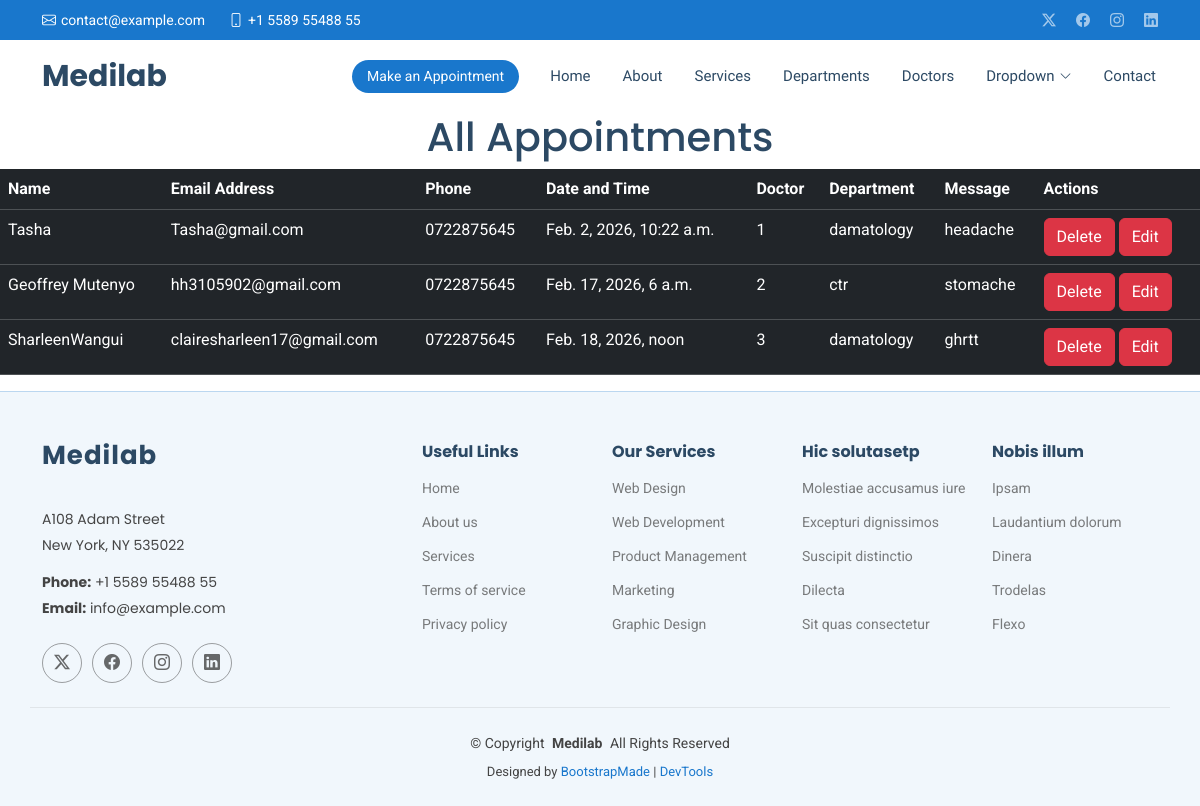
Page /show/ on the committed database.
### healthapp/models.py (models this page shows, shortened)
class Myappointment(models.Model):
        name = models.CharField(max_length=100)
        email = models.EmailField()
        phone = models.CharField(max_length=20)
        datetime = models.DateTimeField()
        department = models.CharField(max_length=100)
        doctor = models.CharField(max_length=100)
        message = models.TextField()

### healthapp/views.py (the view)
# urls.py: path('show/', views.show, name='show'),
def show(request):
    allappointment =Myappointment.objects.all()
    return render(request, 'show.html', {'allappointment':allappointment})

### templates/show.html
{% extends 'starter-page.html' %}
{% load static %}
{% block content %}
    <h1 class="text-center">All Appointments</h1>
    <table class="table table-dark">
    <tr>
        <th>Name</th>
        <th>Email Address</th>
        <th>Phone</th>
        <th>Date and Time</th>
        <th>Doctor</th>
        <th>Department</th>
        <th>Message</th>
        <th>Actions</th>
    </tr>
    {% for appointment in allappointment %}
        <tr>
            <td>{{ appointment.name }}</td>
            <td>{{ appointment.email }}</td>
            <td>{{ appointment.phone }}</td>
            <td>{{ appointment.datetime }}</td>
            <td>{{ appointment.doctor }}</td>
            <td>{{ appointment.department }}</td>
            <td>{{ appointment.message}}</td>
            <td>
                <a href="/delete/{{ appointment.id }}" class="btn btn-danger">Delete</a>
                <a href="/edit/{{ appointment.id }}" class="btn btn-danger">Edit</a>
            </td>
        </tr>
    {%endfor%}
    </table>
{% endblock %}

### templates/starter-page.html (shortened to what this page needs)
<!DOCTYPE html>
<html lang="en">
<head>
{%  load static  %}
  <link href="{% static 'assets/vendor/bootstrap/css/bootstrap.min.css'%}" rel="stylesheet">
  <link href="{% static 'assets/vendor/bootstrap-icons/bootstrap-icons.css'%}" rel="stylesheet">
  <link href="{% static 'assets/vendor/aos/aos.css'%}" rel="stylesheet">
  <link href="{% static 'assets/vendor/fontawesome-free/css/all.min.css'%}" rel="stylesheet">
  <link href="{% static 'assets/vendor/glightbox/css/glightbox.min.css'%}" rel="stylesheet">
  <link href="{% static 'assets/vendor/swiper/swiper-bundle.min.css'%}" rel="stylesheet">
   <link href="{% static 'assets/css/main.css'%}" rel="stylesheet">
</head>
<body class="starter-page-page">
  <header id="header" class="header sticky-top">
    <div class="topbar d-flex align-items-center">
      <div class="container d-flex justify-content-center justify-content-md-between">
        <div class="contact-info d-flex align-items-center">
          <i class="bi bi-envelope d-flex align-items-center"><a href="mailto:contact@example.com">contact@example.com</a></i>
          <i class="bi bi-phone d-flex align-items-center ms-4"><span>+1 5589 55488 55</span></i>
        </div>
        <div class="social-links d-none d-md-flex align-items-center">
          <a href="#" class="twitter"><i class="bi bi-twitter-x"></i></a>
          <a href="#" class="facebook"><i class="bi bi-facebook"></i></a>
          <a href="#" class="instagram"><i class="bi bi-instagram"></i></a>
          <a href="#" class="linkedin"><i class="bi bi-linkedin"></i></a>
        </div>
      </div>
    </div>
    <div class="branding d-flex align-items-center">
      <div class="container position-relative d-flex align-items-center justify-content-between">
        <a href="index.html" class="logo d-flex align-items-center me-auto">
          <h1 class="sitename">Medilab</h1>
        </a>
        <nav id="navmenu" class="navmenu">
          <ul>
            <li><a href="#hero">Home<br></a></li>
            <li><a href="#about">About</a></li>
            <li><a href="#services">Services</a></li>
            <li><a href="#departments">Departments</a></li>
            <li><a href="#doctors">Doctors</a></li>
            <li class="dropdown"><a href="#"><span>Dropdown</span> <i class="bi bi-chevron-down toggle-dropdown"></i></a>
            </li>
            <li><a href="#contact">Contact</a></li>
          </ul>
        </nav>
        <a class="cta-btn d-none d-sm-block" href="#appointment">Make an Appointment</a>
      </div>
    </div>
  </header>
  <main class="main">
   {% block content %}
   {% endblock %}
      </main>
  <footer id="footer" class="footer light-background">
    <div class="container footer-top">
      <div class="row gy-4">
        <div class="col-lg-4 col-md-6 footer-about">
          <a href="index.html" class="logo d-flex align-items-center">
            <span class="sitename">Medilab</span>
          </a>
          <div class="footer-contact pt-3">
            <p>A108 Adam Street</p>
            <p>New York, NY 535022</p>
            <p class="mt-3"><strong>Phone:</strong> <span>+1 5589 55488 55</span></p>
            <p><strong>Email:</strong> <span>info@example.com</span></p>
          </div>
          <div class="social-links d-flex mt-4">
            <a href=""><i class="bi bi-twitter-x"></i></a>
            <a href=""><i class="bi bi-facebook"></i></a>
            <a href=""><i class="bi bi-instagram"></i></a>
            <a href=""><i class="bi bi-linkedin"></i></a>
          </div>
        </div>
        <div class="col-lg-2 col-md-3 footer-links">
          <h4>Useful Links</h4>
          <ul>
            <li><a href="#">Home</a></li>
            <li><a href="#">About us</a></li>
            <li><a href="#">Services</a></li>
            <li><a href="#">Terms of service</a></li>
            <li><a href="#">Privacy policy</a></li>
          </ul>
        </div>
        <div class="col-lg-2 col-md-3 footer-links">
          <h4>Our Services</h4>
          <ul>
            <li><a href="#">Web Design</a></li>
            <li><a href="#">Web Development</a></li>
            <li><a href="#">Product Management</a></li>
            <li><a href="#">Marketing</a></li>
            <li><a href="#">Graphic Design</a></li>
          </ul>
        </div>
        <div class="col-lg-2 col-md-3 footer-links">
          <h4>Hic solutasetp</h4>
          <ul>
            <li><a href="#">Molestiae accusamus iure</a></li>
            <li><a href="#">Excepturi dignissimos</a></li>
            <li><a href="#">Suscipit distinctio</a></li>
            <li><a href="#">Dilecta</a></li>
            <li><a href="#">Sit quas consectetur</a></li>
          </ul>
        </div>
        <div class="col-lg-2 col-md-3 footer-links">
          <h4>Nobis illum</h4>
          <ul>
            <li><a href="#">Ipsam</a></li>
            <li><a href="#">Laudantium dolorum</a></li>
            <li><a href="#">Dinera</a></li>
            <li><a href="#">Trodelas</a></li>
            <li><a href="#">Flexo</a></li>
          </ul>
        </div>
      </div>
    </div>
    <div class="container copyright text-center mt-4">
      <p>© <span>Copyright</span> <strong class="px-1 sitename">Medilab</strong> <span>All Rights Reserved</span></p>
      <div class="credits">
        Designed by <a href="https://bootstrapmade.com/">BootstrapMade</a> | <a href="https://bootstrapmade.com/tools/">DevTools</a>
      </div>
    </div>
  </footer>
</body>
</html>

### rows in the picture
Myappointment: name "Tasha", email "Tasha@gmail.com", phone "0722875645", datetime "Feb. 2, 2026, 10:22 a.m.", doctor "1", department "damatology", message "headache"
Myappointment: name "Geoffrey Mutenyo", email "hh3105902@gmail.com", phone "0722875645", datetime "Feb. 17, 2026, 6 a.m.", doctor "2", department "ctr", message "stomache"
Myappointment: name "SharleenWangui", email "clairesharleen17@gmail.com", phone "0722875645", datetime "Feb. 18, 2026, noon", doctor "3", department "damatology", message "ghrtt"
